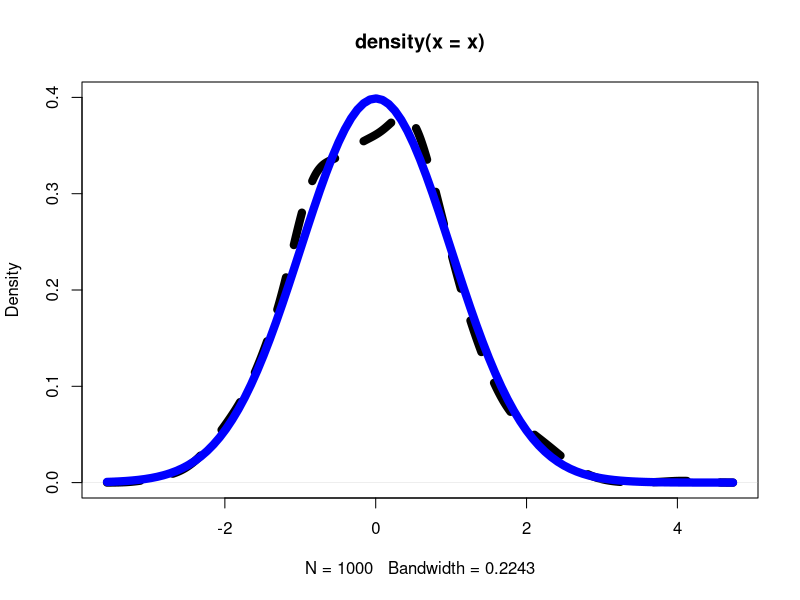
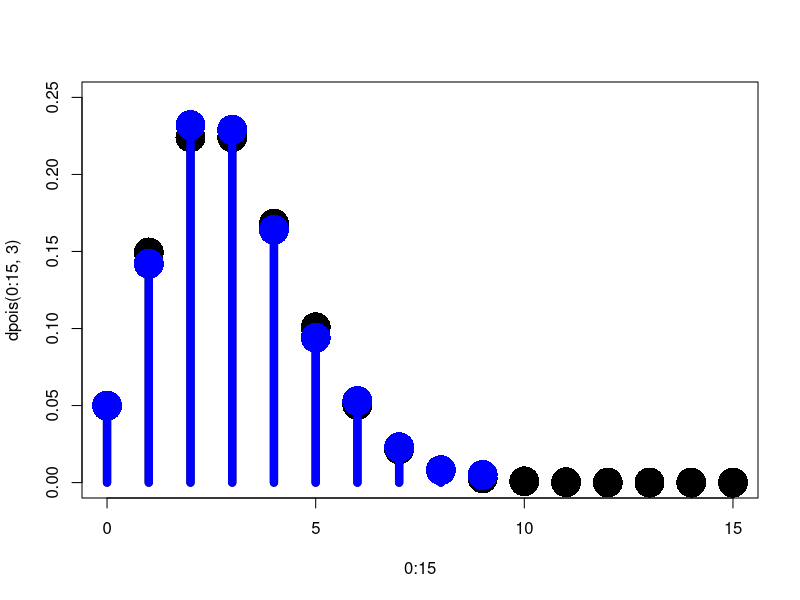

These charts were generated, in order, by the following R code:
## Example I.R1 ##
set.seed(1212)
x		<- rnorm(1000)

plot(density(x), lwd = 8, lty = 2, ylim = c(0,0.4))
curve(dnorm(x), add = TRUE, col = 'blue', lwd = 8)



## Example I.R2 ##
set.seed(327)
B		<- 1000
y		<- rpois(B,3)

plot(0:15, dpois(0:15, 3), type = 'h', ylim=c(0.,0.25), lwd = 8)
points(0:15, dpois(0:15, 3), pch = 16, cex = 4)
lines(0:(length(table(y))-1), table(y)/B, col = 'blue', type = 'h', lwd = 8)
points(0:(length(table(y))-1), table(y)/B, pch = 16, col ='blue', cex = 4)

